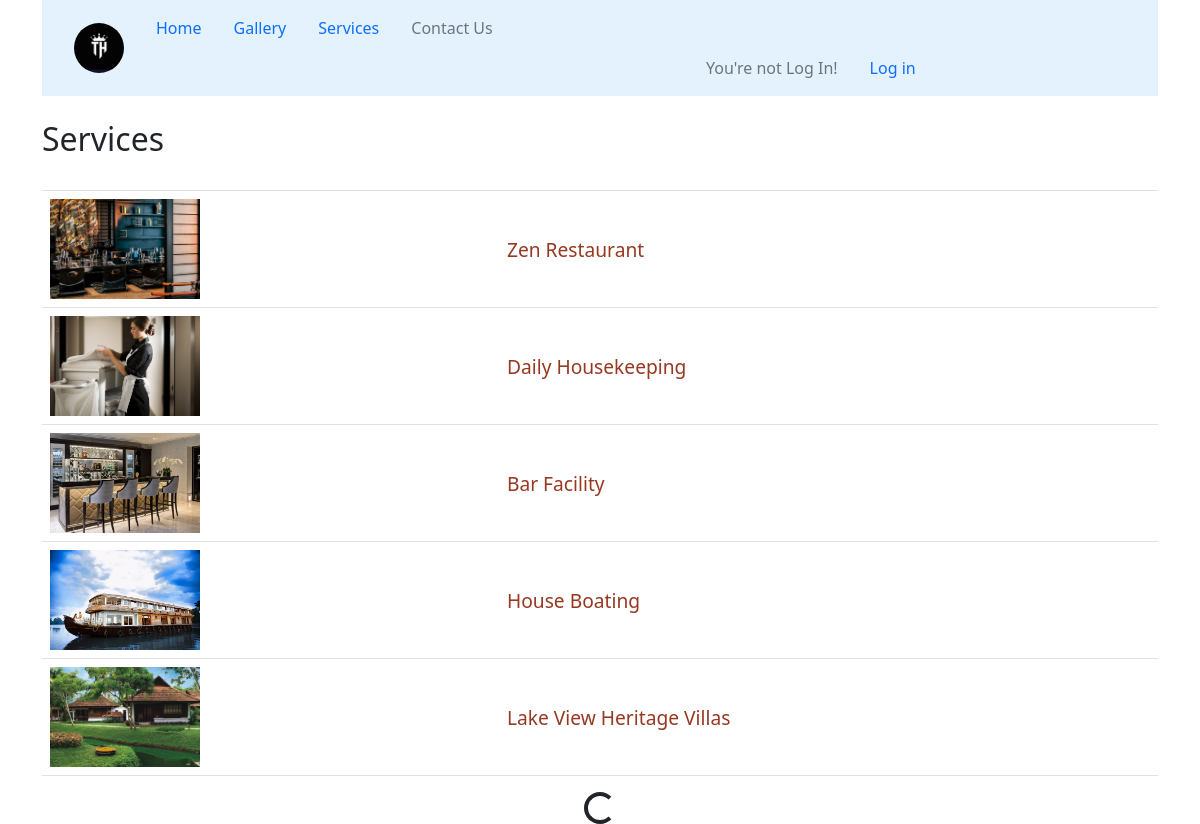
The app's page /services/endless, older data.
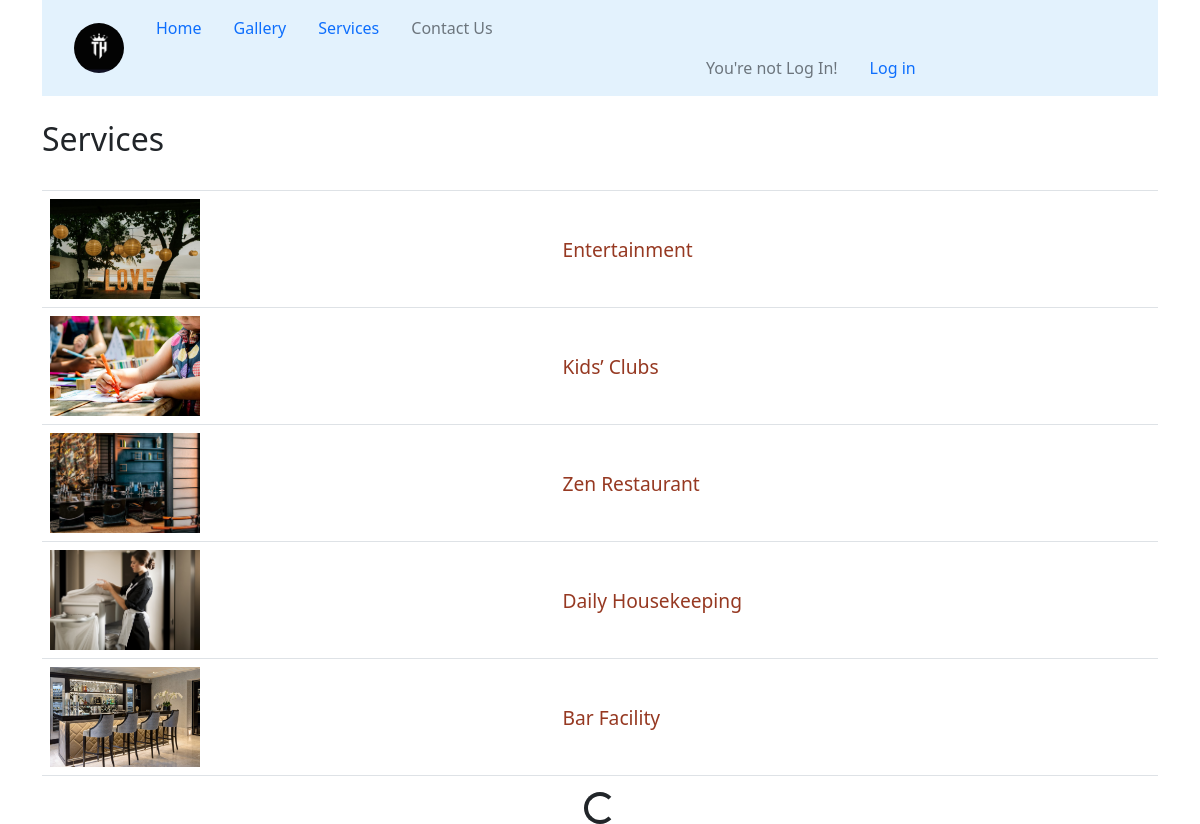
The same page, newer data.
### Apps/Services/models.py (models this page shows, shortened)
class Services(models.Model):
    name = models.CharField(max_length=40)
    slug = models.SlugField(unique=True, default=name)
    discription = RichTextField(null=True)
    create_time = DateTimeField(blank=True, auto_now_add=True)
    last_used_time = DateTimeField(null=True, blank=True)

class Images(models.Model):
    number = models.ForeignKey(Services, on_delete=models.CASCADE)
    images = models.ImageField(upload_to="service_images", max_length=256)

### Apps/Services/views.py (the view)
# urls.py: path('endless', views.EndlessScroll.as_view(), name='infinity'),
class EndlessScroll(ListView):
    model = Services
    template_name = 'services/endless_service.html'
    context_object_name = 'resort_services'
    paginate_by = 5
    ordering = ['-create_time']

### templates/services/endless_service.html (shortened to what this page needs)
<html>
    <head>
        {% load static %}
        <link rel="stylesheet" href="https://stackpath.bootstrapcdn.com/bootstrap/4.3.1/css/bootstrap.min.css">
        <link rel="stylesheet" type="text/css" href="{% static 'assets/css/bootstrap.min.css' %}">
        <link rel="stylesheet" type="text/css" href="{% static 'mine/css/style.css' %}">
    </head>
    <body>
    <div class="container">
        <nav class="navbar navbar-expand-lg navbar-light" style="background-color: #e3f2fd;">
            <a class="navbar-brand" href="{% url 'Authentication:index' %}"><img class="rounded-circle ms-3" alt="" style="width: 50px;height: 50px;"></a>
            <ul class="nav-bar nav">
                <li class="nav-item">
                    <a class="nav-link" href="{% url 'Authentication:index' %}">Home</a>
                </li>
                    <li class="nav-item">
                        <a class="nav-link" href="{% url 'service:infinity' %}">Gallery</a>
                    </li>
                <li class="nav-item">
                    <a class="nav-link" href="{% url 'service:lists' %}">Services</a>
                </li>
                <li class="nav-item">
                    <a class="nav-link disabled" href="#">Contact Us</a>
                </li>
                {% if user.is_authenticated %}
                <li class="nav-item" style="margin-left:550px;">
                        <a class="nav-link disabled" href="#">Hi {{ user.username | capfirst}}!</a>
                    </li>
                <li class="nav-item" >
                        <a class="nav-link" href="{% url 'logout' %}?next={{ request.get_full_path }}">Log Out</a>
                </li>
                {% else %}
                    <li class="nav-item" style="margin-left:550px;">
                        <a class="nav-link disabled" href="#">You're not Log In!</a>
                    </li>
                    <li class="nav-item" >
                        <a class="nav-link" href="{% url 'login' %}?next={{ request.get_full_path }}">Log in</a>
                    </li>
                {% endif %}
             </ul>
        </nav>
    </div>
    <div class="container">
    <br> <h2>Services</h2> <br>
        <table class="table infinite-container">
            {% if resort_services %}
            {% for list in resort_services %}
            <tr class="infinite-item">
                <td>
                    {% if list.images_set.all %}
                        <img src="{{ list.images_set.first.images.url }}" alt="img" class="list-img">
                    {% else %}
                        <p>No Images available!!</p>
                    {% endif %}
                </td>
                <td class=" align-middle"><a class="elements" href="{% url 'service:data' list.slug %}">{{ list.name }}</a></td>
            </tr>
            {% endfor %}
            {% else %}
            <tr>
                <th> <strong>No Data Available!</strong></th>
            </tr>
            {% endif %}
        </table>
    </div>
                <div class="d-flex justify-content-center" style="display:none;">
                    <div class="spinner-border" role="status">
                    </div>
                </div>
    </body>
</html>

Row changes from the older to the newer data that the page shows:
no longer on this page (row unchanged): Services: images_set.first.images (picture), name "House Boating"
no longer on this page (row unchanged): Services: images_set.first.images (picture), name "Lake View Heritage Villas"
added Services: images_set.first.images (picture), name "Entertainment"
added Services: images_set.first.images (picture), name "Kids’ Clubs"
